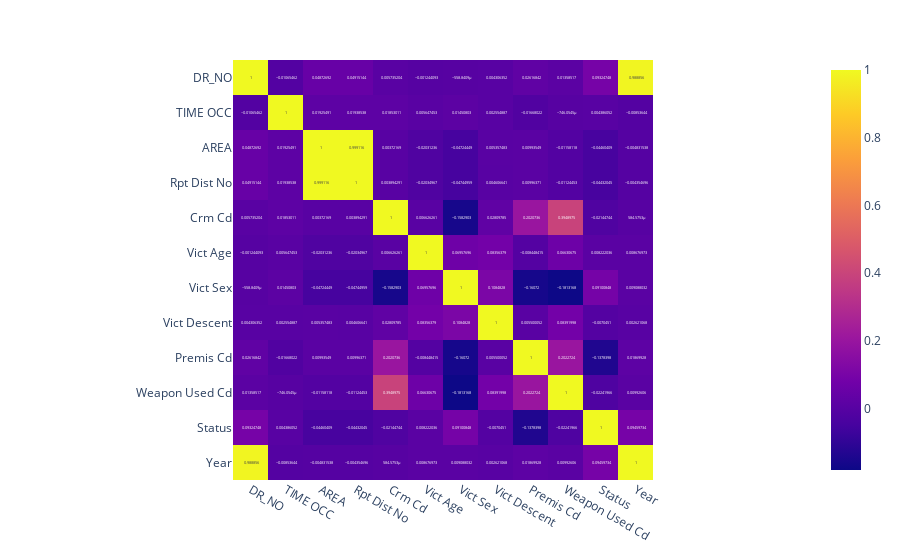

The cell this chart's notebook holds for it:
### Code cell
px.imshow(trainer_set3.corr(numeric_only=True), text_auto=True)

### Figure 1 — Plotly figure (JSON) as saved in the notebook; plotly's stock layout.template omitted (floating-point values rounded to 4 significant figures; data arrays with more than 128 entries replaced by an {"elided": "..."} marker saying what was removed)
{"data": [{"coloraxis": "coloraxis", "hovertemplate": "x: %{x}<br>y: %{y}<br>color: %{z}<extra></extra>", "name": "0", "texttemplate": "%{z}", "type": "heatmap", "x": ["DR_NO", "TIME OCC", "AREA", "Rpt Dist No", "Crm Cd", "Vict Age", "Vict Sex", "Vict Descent", "Premis Cd", "Weapon Used Cd", "Status", "Year"], "xaxis": "x", "y": ["DR_NO", "TIME OCC", "AREA", "Rpt Dist No", "Crm Cd", "Vict Age", "Vict Sex", "Vict Descent", "Premis Cd", "Weapon Used Cd", "Status", "Year"], "yaxis": "y", "z": {"elided": "12x12 float values"}}], "layout": {"coloraxis": {"colorscale": [[0, "#0d0887"], [0.1111, "#46039f"], [0.2222, "#7201a8"], [0.3333, "#9c179e"], [0.4444, "#bd3786"], [0.5556, "#d8576b"], [0.6667, "#ed7953"], [0.7778, "#fb9f3a"], [0.8889, "#fdca26"], [1, "#f0f921"]]}, "margin": {"t": 60}, "xaxis": {"anchor": "y", "constrain": "domain", "domain": [0, 1], "scaleanchor": "y"}, "yaxis": {"anchor": "x", "autorange": "reversed", "constrain": "domain", "domain": [0, 1]}}}
